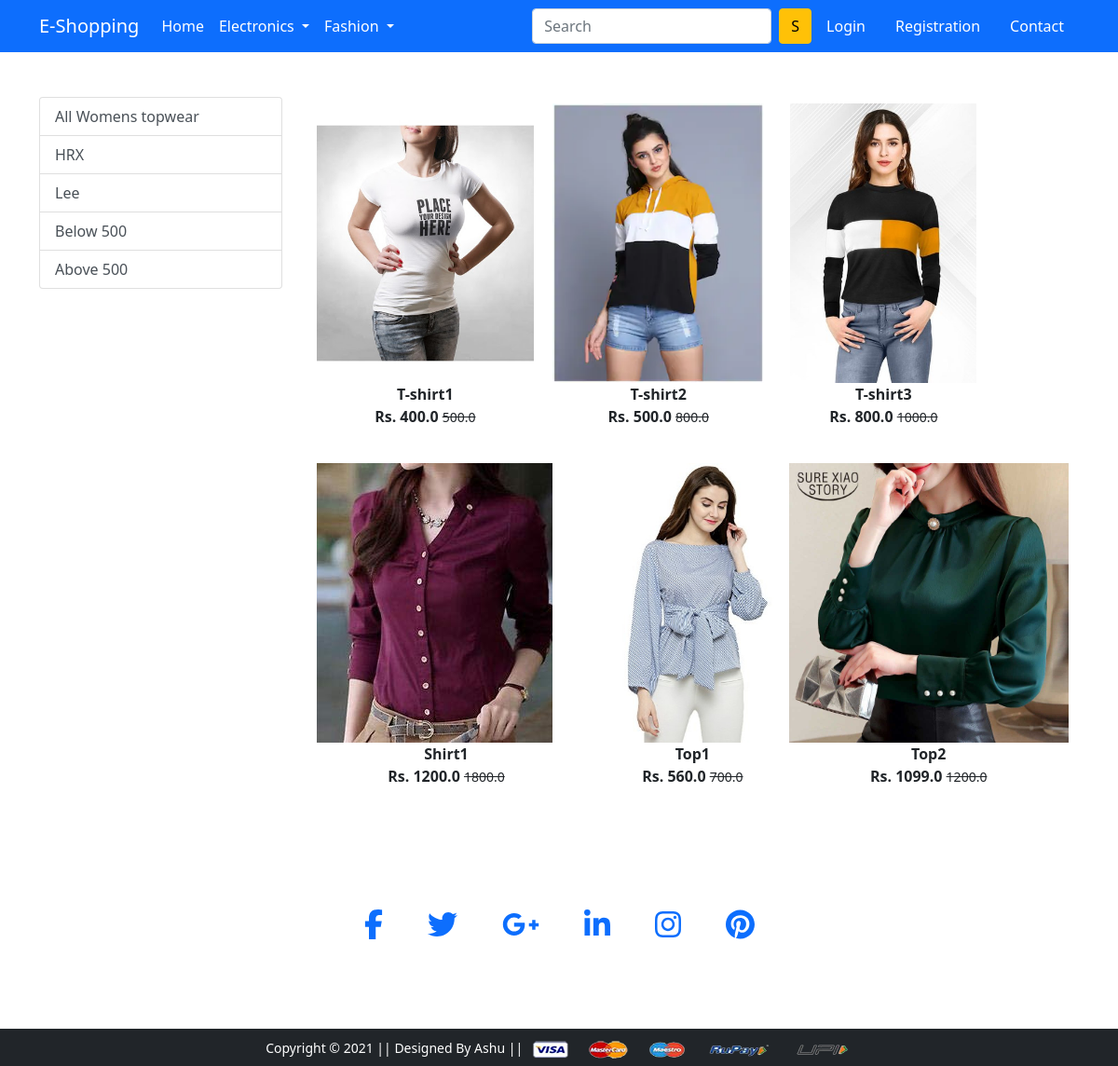
The app's page /womenstopwears/ with its own data.
### app/models.py (models this page shows, shortened)
class Product(models.Model):
 title = models.CharField(max_length=100)
 selling_price = models.FloatField()
 discounted_price = models.FloatField()
 description = models.TextField()
 brand = models.CharField(max_length=100)
 category = models.CharField( choices=CATEGORY_CHOICES, max_length=3)
 product_image = models.ImageField(upload_to='productimg')

### app/views.py (the view)
# urls.py: path('womenstopwears/', views.womenstopwears, name='womenstopwears'),
def womenstopwears(request, data=None):
	totalitem = 0
	if request.user.is_authenticated:
		totalitem = len(Cart.objects.filter(user=request.user))
	if data==None :
			womenstopwears = Product.objects.filter(category='WTW')
	elif data == 'HRX' or data == 'Lee':
			womenstopwears = Product.objects.filter(category='WTW').filter(brand=data)
	elif data == 'below':
			womenstopwears = Product.objects.filter(category='WTW').filter(discounted_price__lt=500)
	elif data == 'above':
			womenstopwears = Product.objects.filter(category='WTW').filter(discounted_price__gt=500)
	return render(request, 'app/womenstopwears.html', {'womenstopwears':womenstopwears, 'totalitem':totalitem})

### app/templates/app/womenstopwears.html (shortened to what this page needs)
{% extends 'app/base.html' %}
{% load static %}
{% block main-content %}
<div class="container my-5">
 <div class="row">
  <div class="col-sm-3">
   <div class="list-group">
     <a href="{% url 'womenstopwears' %}" class="list-group-item list-group-item-action" aria-current="true">All Womens topwear</a>
     <a href="{% url 'womenstopwearsdata' 'HRX'  %}" class="list-group-item list-group-item-action" aria-current="true">HRX</a>
     <a href="{% url 'womenstopwearsdata' 'Lee'  %}" class="list-group-item list-group-item-action">Lee</a>
     <a href="{% url 'womenstopwearsdata' 'below'  %}" class="list-group-item list-group-item-action">Below 500</a>
     <a href="{% url 'womenstopwearsdata' 'above'  %}" class="list-group-item list-group-item-action">Above 500</a>
   </div>
  </div>
  <div class="col-sm-8">
   <div class="row">
    {% for product in womenstopwears %}
     <div class="col-sm-4 text-center mb-4">
      <a href="{% url 'product-detail' product.id %}" class="btn">
       <div class="item">
        <img src="{{product.product_image.url}}" alt="" height="300" class="">
        <div class="fw-bold">{{product.title}}</div>
        <div class="fw-bold">Rs. {{product.discounted_price}} <small class="fw-light text-decoration-line-through">{{product.selling_price}}</small></div>
       </div>
      </a>
     </div>
    {% endfor %}
   </div>
  </div>
 </div>
</div>
{% endblock main-content %}

### records on screen
Product: product_image (picture), title "T-shirt1", discounted_price "400.0", selling_price "500.0"
Product: product_image (picture), title "T-shirt2", discounted_price "500.0", selling_price "800.0"
Product: product_image (picture), title "T-shirt3", discounted_price "800.0", selling_price "1000.0"
Product: product_image (picture), title "Shirt1", discounted_price "1200.0", selling_price "1800.0"
Product: product_image (picture), title "Top1", discounted_price "560.0", selling_price "700.0"
Product: product_image (picture), title "Top2", discounted_price "1099.0", selling_price "1200.0"
